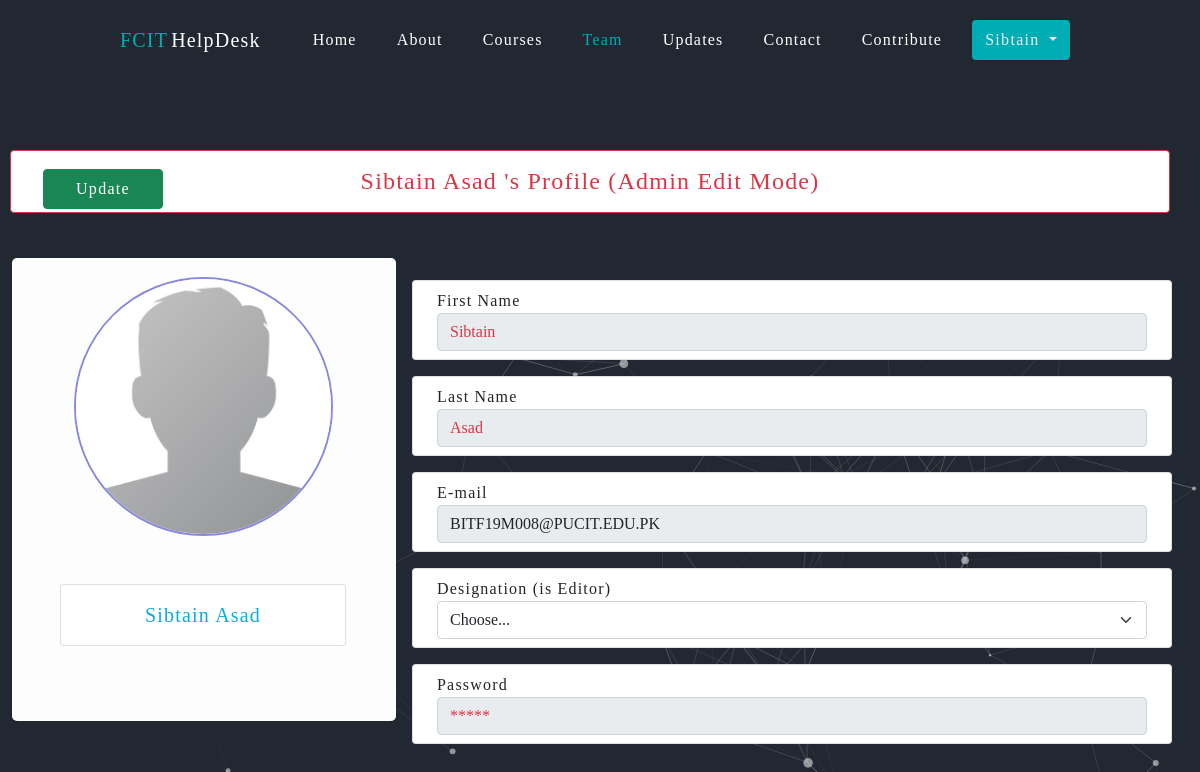
Screenshot of /userProfileEditAdmin/14/ (signed in) with the database file from the repository.
### myDBMSapp/models.py (models this page shows, shortened)
class Register(models.Model):
    userMain = models.OneToOneField(User, null=True, on_delete=models.CASCADE)
    email = models.EmailField(('email address'), max_length=50, unique=True)
    first_name = models.CharField(('first name'), max_length=30, blank=True)
    last_name = models.CharField(('last name'), max_length=30, blank=True)
    password = models.CharField(('Password'), max_length=20, blank=True)
    profile_pic = models.ImageField( upload_to='users/', null=True, blank=True)
    DESIGNATION = (
        ('User', 'Just a User'),
        ('Contributor', 'Contributor'),
        ('Editor', 'Editor'),
    )
    designation = models.CharField(
        ('designation'), max_length=20, choices=DESIGNATION, default='User')
    date_registered = models.DateTimeField('Date Registered', null=True)

### myDBMSapp/views.py (the view)
# urls.py: path('userProfileEditAdmin/<str:pk>/', views.userProfileEditAdmin ,name="userProfileEditAdmin"),
def userProfileEditAdmin(request,pk):
    if request.user.is_anonymous:
        messages.success(request, "Log-in First to Continue :)")
        return redirect("/login")
    user=None
    if request.user.is_authenticated:
        user = Register.objects.get(id=pk)
    params = {"user":user,}
    return render(request, 'userProfileEditAdmin.html', params)

### templates/userProfileEditAdmin.html (shortened to what this page needs)
<!DOCTYPE html>
<html lang="en">
  <head>
    <link
    rel="stylesheet"
    type="text/css"
    href="/static/css/stylesheet.css"
    media="only screen and (min-width:901px)"
    />
    <link
      rel="stylesheet"
      href="https://pro.fontawesome.com/releases/v5.10.0/css/all.css"
    />
    <link
      rel="stylesheet"
      href="https://pro.fontawesome.com/releases/v5.10.0/css/all.css"
    />
    <link
      href="https://cdn.jsdelivr.net/npm/bootstrap@5.0.0-beta1/dist/css/bootstrap.min.css"
      rel="stylesheet"
    />
    <link
      rel="stylesheet"
      href="https://pro.fontawesome.com/releases/v5.10.0/css/all.css"
    />
  </head>
  <body>
    <div id="particles-js">
      <div class="mainCourse">
        <div class="navbarCourses-container">
          <div class="navbarCourses">
            <div class="logocoursescontainer">
              <a href="/home" class="logotext"
                ><span class="logospan">FCIT </span> HelpDesk</a
              >
            </div>
            <div class="navMenuCoursesMain">
              <ul class="navmenucourses">
                <li>
                  <a href="/home" target="_blank"
                    >home</a
                  >
                </li>
                <li><a href="/about/{{user.id}}"  >About</a></li>
                <li><a href="/courses/{{user.id}}">courses</a></li>
                <li><a href="/team/{{user.id}}" style="color: #00adb5">Team</a></li>
                <li><a href="/socialmedia/{{user.id}}">Updates</a></li>
                <li><a href="/contact/{{user.id}}">contact</a></li>
                <li><a href="/contribute/{{user.id}}">contribute</a></li>
                <li>
                  <div class="dropdownCourse">
                    <button
                      class="dropdownMenuButton btn dropdown-toggle"
                      type="button"
                      id="dropdownMenuButton"
                      data-toggle="dropdown"
                      aria-haspopup="true"
                      aria-expanded="false"
                    >
                      {{user.first_name}}
                    </button>
                  </div>
                </li>
            </ul>
            </div>
          </div>
        </div>
        <h4 style="margin:70px 30px auto 10px !important;"  class="text-danger text-center card border border-danger py-3 mx-2 my-5">{{user.first_name}}
          {{user.last_name}} 's Profile (Admin Edit Mode)</h4>
      </div>
    </div>
    <div class="profileContainer" id="qqqq">
      <div class="Profileleft ProfileleftEdit">
        <div class="profilePicContainer">
          <div class="PicContainer">
            {% if user.profile_pic %}
            <img id="updateForm" src="{{user.profile_pic.url}}" alt="Editing">
            {% else %}
            <img src="/media/users/default-avatar.png" alt="img">
            {% endif %}
          </div>
        </div>
        <div class="NameProfileContainer">
          <div class="card my-5 text-center mx-5">
            <div class="card-body ipContainerEdit py-2">
              <p>{{user.first_name}} {{user.last_name}}</p>
            </div>
          </div>
        </div>
      </div>
      <div class="ProfilebtnContainer">
        <button type="submit" form="myForm" class="btn btn-success m-2">Update</a></button>
      </div>
      <div class="ProfileRight">
        <div class="headerProfile">
          <div class="headProfileContainer">
          </div>
        </div>
        <div class="profileRightBody">
        <form  method="post"  action="/updateUserDataAdmin/{{user.id}}/" id="myForm" enctype="multipart/form-data">
            <div class="card my-2 mx-3">
              <div class="card-body ipContainerEdit py-2 px-4">
                <span>First Name</span>
                <input type="text" id="fname" name="fname" aria-label="First name" class="form-control text-danger"
                  value={{user.first_name}} placeholder="First Name" required disabled>
              </div>
            </div>
            <div class="card my-2 mx-3">
              <div class="card-body ipContainerEdit py-2 px-4">
                <span>Last Name</span>
                <input type="text" id="lname" name="lname" aria-label="Last name" class="form-control text-danger"
                  value={{user.last_name}} placeholder="Last Name" required disabled>
              </div>
            </div>
            <div class="card my-2 mx-3">
              <div class="card-body ipContainerEdit py-2 px-4">
                <span>E-mail</span>
                <input type="text" id="email" name="email" aria-label="Email" class="form-control" value={{user.email}}
                  placeholder="First Name" disabled>
              </div>
            </div>
            <div class="card my-2 mx-3">
              <div class="card-body ipContainerEdit py-2 px-4">
                <span>Designation (is {{user.designation}})</span>
                <select class="form-select" name="joinas"  id="inputGroupSelect01" required>
                    <option value="none" selected={{user.designation}}>Choose...</option>
                </select>
              </div>
            </div>
            <div class="card my-2 mx-3">
              <div class="card-body ipContainerEdit py-2 px-4">
                <span>Password</span>
                <input type="text" id="password" name="password" aria-label="First name" class="form-control text-danger"
                  value="*****" placeholder="Update your Password" required disabled>
              </div>
            </div>
          </form>
        </div>
      </div>
    </div>
  </body>
</html>

### static/css/stylesheet.css (style rules this page uses)
:root { --DarkBlue: #ffbb00; --dark1: #222831; --dark2: #393e46; --primary: #00adb5; --body: #eeeeee; --Lato: "Lato", sans-serif; --fontBodyVaro: "Arvo", serif; --condensed: "Open Sans Condensed", sans-serif; --sourceCode: "Source Code Pro", monospace; --ubuntu: "Ubuntu", sans-serif; --ubuntuCondensed: "Ubuntu Condensed", sans-serif; --Ralweway: "Raleway", sans-serif; --marquee-width: 80vw; --marquee-height: 30vh; --marquee-elements: 5; --marquee-elements-displayed: 5; --marquee-element-width: calc( var(--marquee-width) / var(--marquee-elements-displayed) ); --marquee-animation-duration: calc(var(--marquee-elements) * 6s); }
body, html { padding: 0; margin: 0; box-sizing: border-box; font-family: "Raleway", monospace; letter-spacing: 1.2px; }
#particles-js { position: relative; background-color: var(--dark1); background-repeat: no-repeat; background-size: cover; display: flex; align-items: center; justify-content: center; max-width: 100vw; min-height: 150vh; }
.navbarCourses-container { display: flex; justify-content: center; }
.navbarCourses { width: 80%; display: flex; height: 10vh; z-index: 1; justify-content: center; align-items: center; }
.logocoursescontainer { display: flex; width: 30%; height: 100%; padding: 0; margin: 0; justify-content: flex-start; align-items: center; }
.logotext { display: flex; font-size: 20px; font-weight: 500; color: white; text-decoration: none; }
.logospan { color: var(--primary); padding-right: 3px; }
.navMenuCoursesMain { display: flex; height: 100%; width: 70%; }
.navmenucourses { display: flex; width: 100%; justify-content: flex-end; align-items: center; height: 100%; }
.navmenucourses li { display: flex; list-style-type: none; padding: 0 10px; }
.navmenucourses li a { text-transform: capitalize; display: flex; color: white; text-decoration: none; padding: 5px 10px; transition: all 0.3s; }
.dropdownMenuButton { padding: 5px 20px; background-color: var(--primary) !important; width: fit-content !important; border: none; color: var(--body) !important; border-radius: 5px; }
.btn { text-align: center; height: 40px; width: 120px; letter-spacing: 1.3px; border: none; border-radius: 3px; padding: 5px 10px; font-size: 20px; text-transform: capitalize; font-weight: lighter; background-color: var(--primary); color: var(--body); cursor: pointer; transition: all 0.5s; }
.mainCourse { position: absolute; width: 100%; flex-direction: column; }
* { box-sizing: border-box; margin: 0; top: 0; }
form { display: flex; flex-direction: column; }
.btn { width: 120px; height: 40px; }
* { font-family: var(--fontBodyVaro); }
.profileContainer { position: absolute; margin-top: 22vh; width: 100%; }
.Profileleft { border-right: 2px solid white; position: absolute; top: 13.4vh; background: #fdfdfd; border-radius: 5px; width: 32%; left: 1%; }
.ProfileleftEdit { border-right: 2px solid white; position: absolute; top: 82px; background: #fdfdfd; border-radius: 5px; width: 32%; left: 1%; height: 463px; }
.profilePicContainer { position: relative; }
.PicContainer { margin-top: 5%; display: flex; text-align: center; }
.PicContainer img { border: 2px solid rgba(27, 27, 194, 0.514); border-radius: 50%; width: 259px; height: 259px; background-position: center; margin: auto; }
.ProfileRight { position: absolute; width: 66%; left: 33%; display: flex; }
.ProfileRight { position: absolute; width: 66%; left: 33%; display: flex; height: 560px; }
.headerProfile { width: 100%; height: 10vh; }
.headProfileContainer { display: inline-block; padding: 10px; height: 10vh; margin: 2px; width: 67%; position: absolute; border-radius: 5px; text-align: center; }
.ProfilebtnContainer { position: absolute; margin: -15px 0 0 35px; }
.profileRightBody { position: absolute; top: 12vh; width: 100%; }
.ipContainerEdit span { display: inline-block; font-size: 16px; width: 100%; }
.ipContainerEdit p { font-size: 20px; color: #0babdb; margin: 7px auto 7px auto; }

### rows the page displays
Register: first_name "Sibtain", last_name "Asad", fname "Sibtain", lname "Asad", email "BITF19M008@PUCIT.EDU.PK", designation "Editor"
